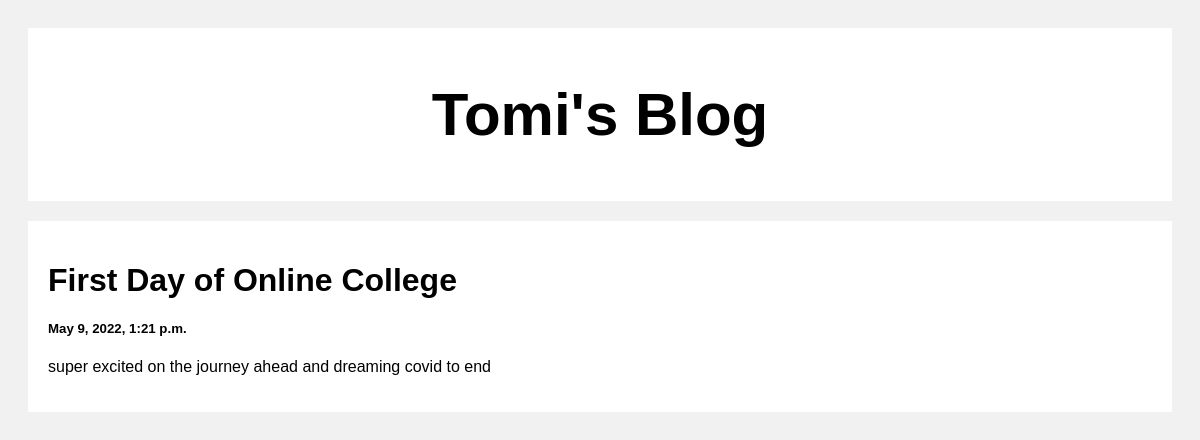
/post/1, run on the app's committed database.
### posts/models.py (models this page shows)
class Post(models.Model):
    title = models.CharField(max_length=100)
    body = models.CharField(max_length=100000)
    created_at = models.DateTimeField(default=datetime.now, blank=True)

### posts/views.py (the view)
# urls.py: path('post/<str:pk>', views.post, name = 'post')
def post(request, pk):
    posts = Post.objects.get(id=pk)
    return render(request, 'posts.html', {'posts': posts})

### templates/posts.html (shortened to what this page needs)
<!DOCTYPE html>
<html>
<head>
</head>
<body>
<div class="header">
  <h2>Tomi's Blog</h2>
</div>
<div class="row">
  <div class="leftcolumn">
    <div class="card">
        <h1>{{posts.title}}</h1>
        <h5>{{posts.created_at}}</h5>
        <p>{{posts.body}}</p>
    </div>
  </div>
</div>
</body>
</html>

### templates/posts.html (style rules this page uses)
* { box-sizing: border-box; }
body { font-family: Arial; padding: 20px; background: #f1f1f1; }
.header { padding: 2px; font-size: 40px; text-align: center; background: white; }
.leftcolumn { float: left; width: 100%; }
.card { background-color: white; padding: 20px; margin-top: 20px; }
.row:after { content: ""; display: table; clear: both; }

### data on the page
Post: title "First Day of Online College", created_at "May 9, 2022, 1:21 p.m.", body "super excited on the journey ahead and dreaming covid to end"
